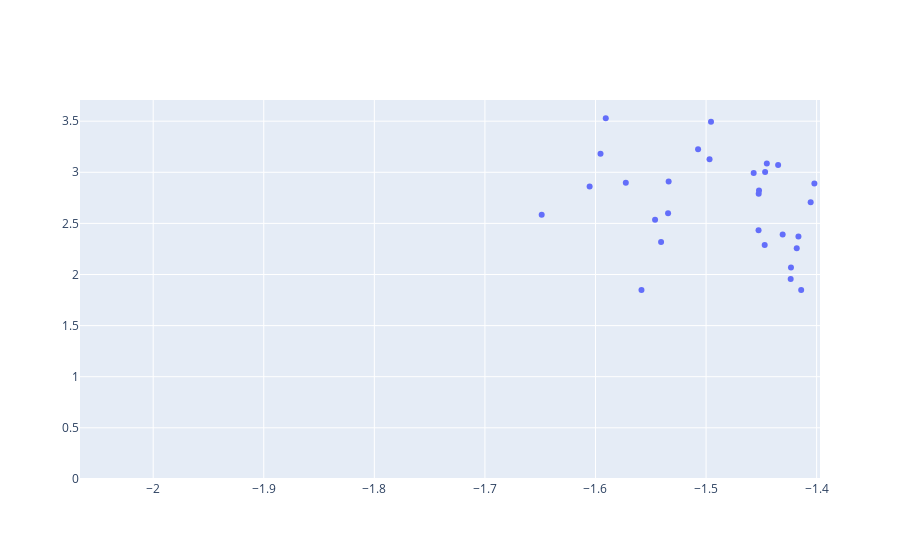

Source (notebook cell):
### Markdown cell above
For intersecting Peaks and SNPs you can use `bedtools -U` or use the interval tree that David sent

Want to filter out based on peaks so you don't get the bias

### Code cell
import plotnine as p9
import pandas as pd
from plotly.subplots import make_subplots
import plotly.graph_objects as go

ggplot_data = results

plotly_trace = go.Scatter(x=ggplot_data['asb_loc'], y=-np.log10(ggplot_data['asb_q']), text = ggplot_data["variantID"], mode='markers', )
fig = make_subplots()
fig.add_trace(plotly_trace)
fig.show()

### Figure 1 — Plotly figure (JSON) as saved in the notebook; plotly's stock layout.template omitted (floating-point values rounded to 4 significant figures; data arrays with more than 128 entries replaced by an {"elided": "..."} marker saying what was removed)
{"data": [{"mode": "markers", "text": {"elided": "6789 str values"}, "type": "scatter", "x": {"elided": "6789 float values"}, "y": {"elided": "6789 float values"}}], "layout": {"autosize": true, "xaxis": {"anchor": "y", "autorange": false, "domain": [0, 1], "range": [-2.066, -1.397], "type": "linear"}, "yaxis": {"anchor": "x", "autorange": false, "domain": [0, 1], "range": [-0.01062, 3.707], "type": "linear"}}}
